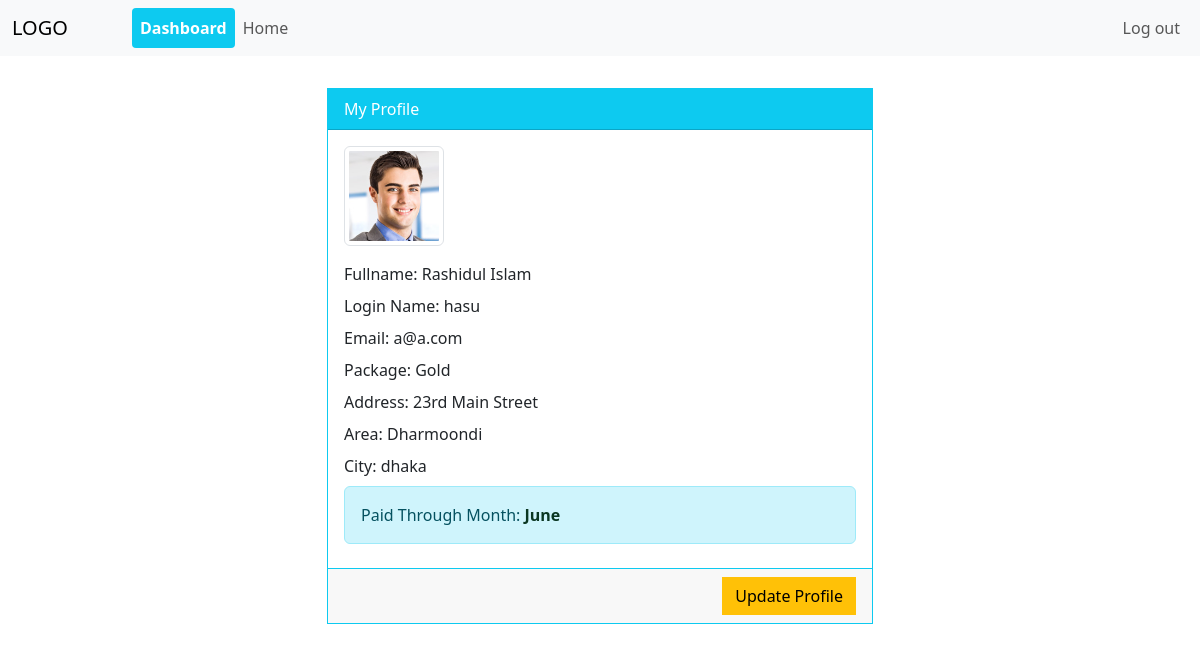
The app's page /consumer_Dashboard (signed in), older data.
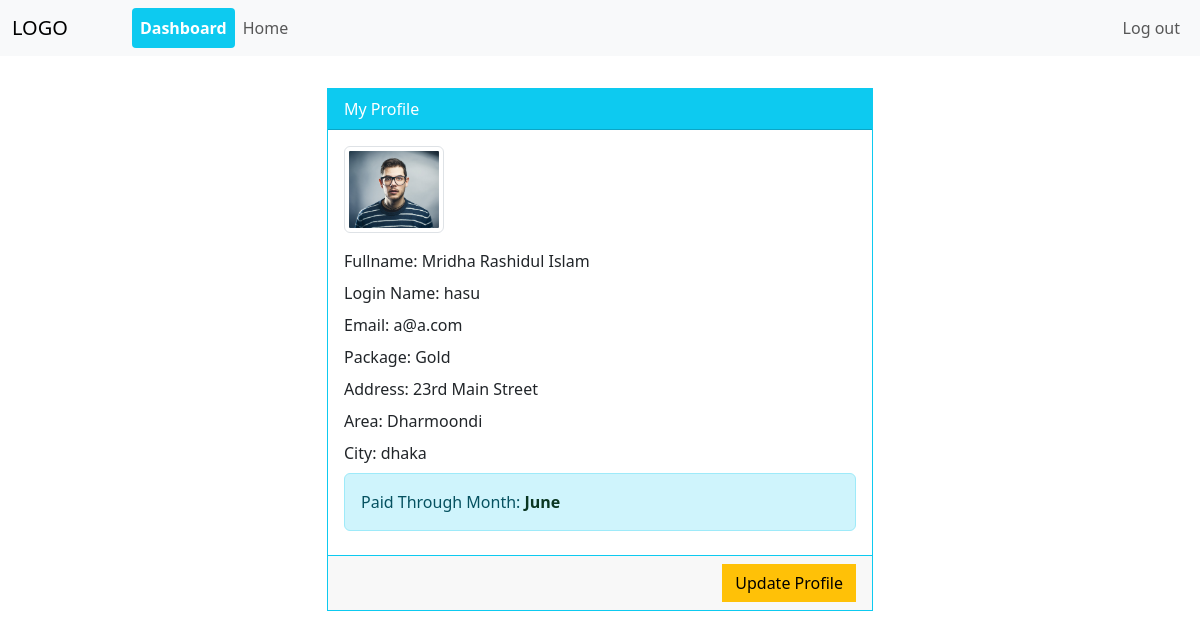
The same page, newer data.
### bill_coll/models.py (models this page shows, shortened)
class Profile(models.Model):
    user = models.ForeignKey(User, on_delete=models.CASCADE)
    id_user = models.IntegerField()
    fullname = models.CharField(max_length=100, blank=True, null=True)
    photo = models.ImageField(
        upload_to='bill_coll_images', default='placeholderimg.jpg')
    package = models.ForeignKey(Package, on_delete=models.SET_NULL, null=True)
    address = models.CharField(max_length=100)
    area = models.ForeignKey(
        Area, on_delete=models.SET_NULL, blank=True, null=True)
    city = models.ForeignKey(
        City, on_delete=models.SET_NULL, blank=True, null=True)
    paidThruMonth = models.CharField(max_length=50, null=True, blank=True)

class Package(models.Model):
    name = models.CharField(max_length=50)
    numberofchannels = models.IntegerField(default=0)
    numberofHDchannels = models.IntegerField(default=0)
    price = models.FloatField(default=0.0)

class Area(models.Model):
    name = models.CharField(max_length=50)
    city = models.ForeignKey(City, on_delete=models.CASCADE)
    def __str__(self) -> str:
        return self.name

class City(models.Model):
    name = models.CharField(max_length=50)
    def __str__(self) -> str:
        return self.name

### bill_coll/decorators.py (the view)
        def wrapper_func(request, *args, **kwargs):
            group = None
            if request.user.groups.exists():
                group = request.user.groups.all()[0].name
            if group in allowed_roles:
                return view_func(request, *args, **kwargs)
            else:
                return HttpResponse('You are not authorized for this operation.')

### bill_coll/views.py (called while the page is built)
@allowed_user(allowed_roles=['consumer'])
@login_required(login_url='/signin')
def consumer_Dashboard(request):
    user = request.user
    user_profile = Profile.objects.get(id_user=user.pk)
    print(user_profile.photo.url)
    print(user.id)
    dict = {
        'title': "Dashboard",
        'user': user,
        'profile': user_profile
    }
    return render(request, 'bill_coll/consumer_Dashboard.html', context=dict)

### templates/bill_coll/consumer_Dashboard.html (shortened to what this page needs)
{% extends 'bill_coll/base.html' %} {% block body_block %}
<div class="container mt-3">
  <div class="row">
    <div class="col-sm-6 offset-sm-3">
      <div class="card rounded-0 mt-3 mb-5 border-info">
        <div class="card-header bg-info text-white rounded-0">My Profile</div>
        <div class="card-body">
          <img
            class="img-thumbnail mb-3"
            style="width: 100px"
            src="{{profile.photo.url}}"
            alt="{{profile.user.username}}"
          />
          <p>Fullname: {{profile.fullname}}</p>
          <p>Login Name: {{profile.user.username}}</p>
          <p>Email: {{profile.user.email}}</p>
          <p>Package: {{profile.package.name}}</p>
          <p>Address: {{ profile.address}}</p>
          <p>Area: {{ profile.area}}</p>
          <p>City: {{profile.city}}</p>
          <p class="alert alert-info">
            Paid Through Month:
            <span class="fw-bold text-success-emphasis"
              >{{profile.paidThruMonth}}</span
            >
          </p>
        </div>
        <div class="card-footer text-end rounded-0 border-info">
          <a
            class="btn btn-warning rounded-0"
            href="{% url 'bill_coll:update_profile' pk=user.pk %}"
            >Update Profile</a
          >
        </div>
      </div>
    </div>
  </div>
</div>
{% endblock %}

Row changes from the older to the newer data that the page shows:
changed Profile "23rd Main Street": photo: a different picture; fullname "Rashidul Islam" → "Mridha Rashidul Islam"
